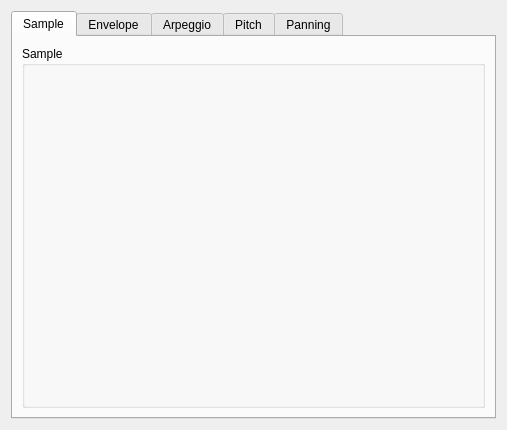
<?xml version="1.0" encoding="UTF-8"?>
<ui version="4.0">
 <class>AdpcmInstrumentEditor</class>
 <widget class="QDialog" name="AdpcmInstrumentEditor">
  <property name="geometry">
   <rect>
    <x>0</x>
    <y>0</y>
    <width>507</width>
    <height>430</height>
   </rect>
  </property>
  <property name="windowTitle">
   <string notr="true">Form</string>
  </property>
  <layout class="QHBoxLayout" name="horizontalLayout">
   <item>
    <widget class="QTabWidget" name="tabWidget">
     <property name="currentIndex">
      <number>0</number>
     </property>
     <widget class="QWidget" name="tab">
      <property name="acceptDrops">
       <bool>false</bool>
      </property>
      <attribute name="title">
       <string>Sample</string>
      </attribute>
      <layout class="QHBoxLayout" name="horizontalLayout_2">
       <item>
        <widget class="QGroupBox" name="sampleGroupBox">
         <property name="title">
          <string>Sample</string>
         </property>
         <layout class="QVBoxLayout" name="verticalLayout">
          <item>
           <widget class="ADPCMSampleEditor" name="sampleEditor" native="true"/>
          </item>
         </layout>
        </widget>
       </item>
      </layout>
     </widget>
     <widget class="QWidget" name="tab_2">
      <attribute name="title">
       <string>Envelope</string>
      </attribute>
      <layout class="QHBoxLayout" name="horizontalLayout_6">
       <item>
        <widget class="QGroupBox" name="envEditGroupBox">
         <property name="title">
          <string>Envelope</string>
         </property>
         <property name="checkable">
          <bool>true</bool>
         </property>
         <property name="checked">
          <bool>false</bool>
         </property>
         <layout class="QGridLayout" name="gridLayout_4">
          <item row="0" column="0">
           <widget class="QSpinBox" name="envNumSpinBox">
            <property name="keyboardTracking">
             <bool>false</bool>
            </property>
            <property name="prefix">
             <string notr="true">#</string>
            </property>
            <property name="maximum">
             <number>127</number>
            </property>
           </widget>
          </item>
          <item row="1" column="0" colspan="4">
           <widget class="VisualizedInstrumentMacroEditor" name="envEditor" native="true"/>
          </item>
          <item row="0" column="1" alignment="Qt::AlignRight">
           <widget class="QLabel" name="envUsersLabel">
            <property name="text">
             <string>Users:</string>
            </property>
           </widget>
          </item>
          <item row="0" column="2">
           <widget class="QLineEdit" name="envUsersLineEdit">
            <property name="focusPolicy">
             <enum>Qt::NoFocus</enum>
            </property>
            <property name="readOnly">
             <bool>true</bool>
            </property>
           </widget>
          </item>
          <item row="0" column="3">
           <spacer name="horizontalSpacer_2">
            <property name="orientation">
             <enum>Qt::Horizontal</enum>
            </property>
            <property name="sizeHint" stdset="0">
             <size>
              <width>40</width>
              <height>20</height>
             </size>
            </property>
           </spacer>
          </item>
         </layout>
        </widget>
       </item>
      </layout>
     </widget>
     <widget class="QWidget" name="tab_3">
      <attribute name="title">
       <string>Arpeggio</string>
      </attribute>
      <layout class="QHBoxLayout" name="horizontalLayout_4">
       <item>
        <widget class="QGroupBox" name="arpEditGroupBox">
         <property name="title">
          <string>Arpeggio</string>
         </property>
         <property name="checkable">
          <bool>true</bool>
         </property>
         <property name="checked">
          <bool>false</bool>
         </property>
         <layout class="QGridLayout" name="gridLayout_8">
          <item row="0" column="5">
           <widget class="QComboBox" name="arpTypeComboBox"/>
          </item>
          <item row="0" column="4">
           <widget class="QLabel" name="arpTypeLabel">
            <property name="text">
             <string>Type:</string>
            </property>
           </widget>
          </item>
          <item row="0" column="0">
           <widget class="QSpinBox" name="arpNumSpinBox">
            <property name="keyboardTracking">
             <bool>false</bool>
            </property>
            <property name="prefix">
             <string notr="true">#</string>
            </property>
            <property name="maximum">
             <number>127</number>
            </property>
           </widget>
          </item>
          <item row="1" column="0" colspan="6">
           <widget class="ArpeggioMacroEditor" name="arpEditor" native="true"/>
          </item>
          <item row="0" column="3">
           <spacer name="horizontalSpacer_4">
            <property name="orientation">
             <enum>Qt::Horizontal</enum>
            </property>
            <property name="sizeHint" stdset="0">
             <size>
              <width>40</width>
              <height>20</height>
             </size>
            </property>
           </spacer>
          </item>
          <item row="0" column="1" alignment="Qt::AlignRight">
           <widget class="QLabel" name="arpUsersLabel">
            <property name="text">
             <string>Users:</string>
            </property>
           </widget>
          </item>
          <item row="0" column="2">
           <widget class="QLineEdit" name="arpUsersLineEdit">
            <property name="focusPolicy">
             <enum>Qt::NoFocus</enum>
            </property>
            <property name="readOnly">
             <bool>true</bool>
            </property>
           </widget>
          </item>
         </layout>
        </widget>
       </item>
      </layout>
     </widget>
     <widget class="QWidget" name="tab_4">
      <attribute name="title">
       <string>Pitch</string>
      </attribute>
      <layout class="QHBoxLayout" name="horizontalLayout_5">
       <item>
        <widget class="QGroupBox" name="ptEditGroupBox">
         <property name="title">
          <string>Pitch</string>
         </property>
         <property name="checkable">
          <bool>true</bool>
         </property>
         <property name="checked">
          <bool>false</bool>
         </property>
         <layout class="QGridLayout" name="gridLayout_11">
          <item row="0" column="1" alignment="Qt::AlignRight">
           <widget class="QLabel" name="ptUsersLabel">
            <property name="text">
             <string>Users:</string>
            </property>
           </widget>
          </item>
          <item row="0" column="4">
           <widget class="QLabel" name="ptTypeLabel">
            <property name="text">
             <string>Type:</string>
            </property>
           </widget>
          </item>
          <item row="0" column="5">
           <widget class="QComboBox" name="ptTypeComboBox"/>
          </item>
          <item row="1" column="0" colspan="6">
           <widget class="VisualizedInstrumentMacroEditor" name="ptEditor" native="true"/>
          </item>
          <item row="0" column="3">
           <spacer name="horizontalSpacer_6">
            <property name="orientation">
             <enum>Qt::Horizontal</enum>
            </property>
            <property name="sizeHint" stdset="0">
             <size>
              <width>40</width>
              <height>20</height>
             </size>
            </property>
           </spacer>
          </item>
          <item row="0" column="0">
           <widget class="QSpinBox" name="ptNumSpinBox">
            <property name="prefix">
             <string notr="true">#</string>
            </property>
            <property name="maximum">
             <number>127</number>
            </property>
           </widget>
          </item>
          <item row="0" column="2">
           <widget class="QLineEdit" name="ptUsersLineEdit">
            <property name="focusPolicy">
             <enum>Qt::NoFocus</enum>
            </property>
            <property name="readOnly">
             <bool>true</bool>
            </property>
           </widget>
          </item>
         </layout>
        </widget>
       </item>
      </layout>
     </widget>
     <widget class="QWidget" name="tab_5">
      <attribute name="title">
       <string>Panning</string>
      </attribute>
      <layout class="QHBoxLayout" name="horizontalLayout_3">
       <item>
        <widget class="QGroupBox" name="panEditGroupBox">
         <property name="title">
          <string>Panning</string>
         </property>
         <property name="checkable">
          <bool>true</bool>
         </property>
         <property name="checked">
          <bool>false</bool>
         </property>
         <layout class="QGridLayout" name="gridLayout_5">
          <item row="0" column="0">
           <widget class="QSpinBox" name="panNumSpinBox">
            <property name="keyboardTracking">
             <bool>false</bool>
            </property>
            <property name="prefix">
             <string notr="true">#</string>
            </property>
            <property name="maximum">
             <number>127</number>
            </property>
           </widget>
          </item>
          <item row="1" column="0" colspan="4">
           <widget class="PanMacroEditor" name="panEditor" native="true"/>
          </item>
          <item row="0" column="1" alignment="Qt::AlignRight">
           <widget class="QLabel" name="panUsersLabel">
            <property name="text">
             <string>Users:</string>
            </property>
           </widget>
          </item>
          <item row="0" column="2">
           <widget class="QLineEdit" name="panUsersLineEdit">
            <property name="focusPolicy">
             <enum>Qt::NoFocus</enum>
            </property>
            <property name="readOnly">
             <bool>true</bool>
            </property>
           </widget>
          </item>
          <item row="0" column="3">
           <spacer name="horizontalSpacer_3">
            <property name="orientation">
             <enum>Qt::Horizontal</enum>
            </property>
            <property name="sizeHint" stdset="0">
             <size>
              <width>40</width>
              <height>20</height>
             </size>
            </property>
           </spacer>
          </item>
         </layout>
        </widget>
       </item>
      </layout>
     </widget>
    </widget>
   </item>
  </layout>
 </widget>
 <customwidgets>
  <customwidget>
   <class>VisualizedInstrumentMacroEditor</class>
   <extends>QWidget</extends>
   <header>gui/instrument_editor/visualized_instrument_macro_editor.hpp</header>
   <container>1</container>
  </customwidget>
  <customwidget>
   <class>ArpeggioMacroEditor</class>
   <extends>QWidget</extends>
   <header>gui/instrument_editor/arpeggio_macro_editor.hpp</header>
   <container>1</container>
  </customwidget>
  <customwidget>
   <class>PanMacroEditor</class>
   <extends>QWidget</extends>
   <header>gui/instrument_editor/pan_macro_editor.hpp</header>
   <container>1</container>
  </customwidget>
  <customwidget>
   <class>ADPCMSampleEditor</class>
   <extends>QWidget</extends>
   <header>gui/instrument_editor/adpcm_sample_editor.hpp</header>
   <container>1</container>
  </customwidget>
 </customwidgets>
 <tabstops>
  <tabstop>tabWidget</tabstop>
  <tabstop>envEditGroupBox</tabstop>
  <tabstop>envNumSpinBox</tabstop>
  <tabstop>arpEditGroupBox</tabstop>
  <tabstop>arpNumSpinBox</tabstop>
  <tabstop>arpTypeComboBox</tabstop>
  <tabstop>ptEditGroupBox</tabstop>
  <tabstop>ptNumSpinBox</tabstop>
  <tabstop>ptTypeComboBox</tabstop>
  <tabstop>panEditGroupBox</tabstop>
  <tabstop>panNumSpinBox</tabstop>
 </tabstops>
 <resources/>
 <connections/>
</ui>
